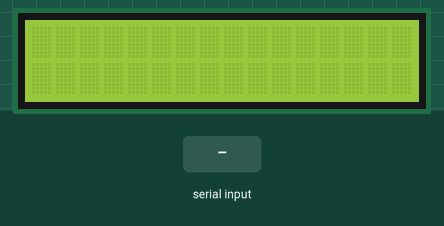
This sketch was run on a simulated Arduino Uno, built with avr-gcc and run on an emulated ATmega328P. On the bench: 16×2 character LCD. Inputs (shaded band) come from the test bench. What the sketch prints to the serial monitor is not drawn.

Above: at 1.2 s.
1.3 s: "1" received over Serial
At 2.9 s:
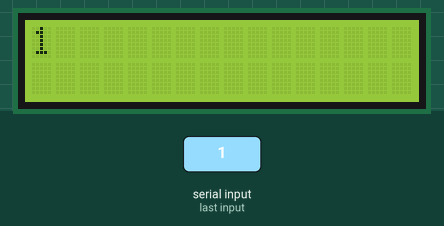
3.9 s: "0" received over Serial
At 6.1 s:
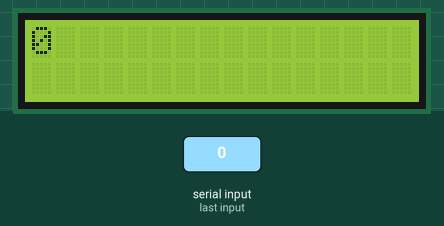
6.5 s: "2" received over Serial
At 8.1 s:
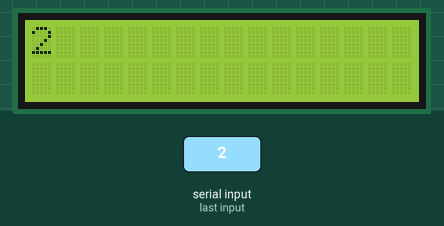
Timing chart, 0 to 9.6 s (numbered marks = the images above; inputs shaded):
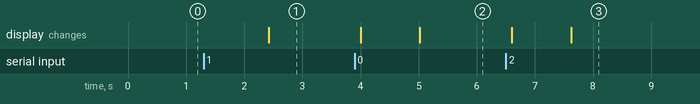

The sketch:

SerialDisplay.ino
```cpp
#define TESTMODE

#include "library\SerialDisplay.h"

void setup()
{
  DisplayInitialize();
  Serial.begin(9600);
}

void loop() {
  // when characters arrive over the serial port...
  if (Serial.available()) {
    // wait a bit for the entire message to arrive
    delay(100);
    // clear the screen
    lcd.clear();
    // read all the available characters
    while (Serial.available() > 0)
    {
      // display each character to the LCD
      String inputData = Serial.readString();
#ifdef TESTMODE
      Serial.println(inputData);
#endif

      WriteString(inputData);
    }
  }
}
```

Measured:
- after the input at 1.3 s, the display: changes after 1.1 s (image 1)
- after the input at 3.9 s, the display: first changes after 0.10 s (image 2 shows a later state)
- after the input at 6.5 s, the display: first changes after 0.10 s (image 3 shows a later state)
